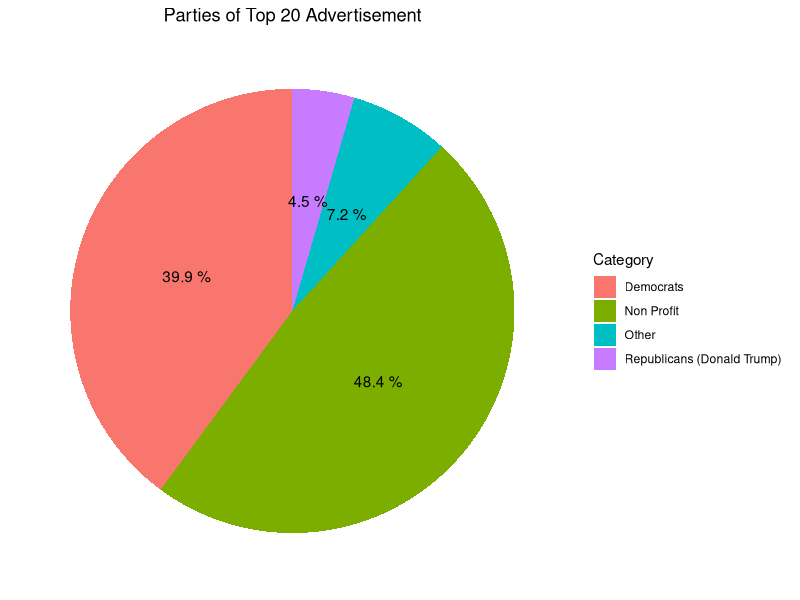

The R source for this figure: (Note: this script raises an error after producing the figure.)
## ---- chunk 1
knitr::opts_chunk$set(echo = TRUE)
## ---- chunk 2
library(ggplot2)
democrats <- 145 + 128 + 118 + 97 + 94 + 73 + 71 + 61
  republicans <- 89
  non_profit <- 255 + 126 + 121 + 91 + 84 + 77 + 70 + 68 + 62
  Other <- 78 + 65
  Totalads <- democrats + republicans + non_profit + Other
  Party <-
    data.frame(
      Parties = c(
        "Democrats",
        "Republicans (Donald Trump)",
        "Non Profit", "Other"
      ),
      Count = c(
        democrats,
        republicans,
        non_profit,
        Other
      )
    )
  ggplot(Party, aes(x = "", y = Count, fill = factor(Parties))) +
    geom_bar(width = 1, stat = "identity") +
    geom_text(aes(label = paste(round(Count / Totalads * 100, 1), "%")),
      position = position_stack(vjust = 0.5)
    ) +
    theme_classic() +
    theme(
      plot.title = element_text(hjust = 0.5),
      axis.line = element_blank(),
      axis.text = element_blank(),
      axis.ticks = element_blank()
    ) +
    labs(
      fill = "Category",
      x = NULL,
      y = NULL,
      title = "Parties of Top 20 Advertisement"
    ) +
    coord_polar("y")
## ---- chunk 3
audience_of_campaign(ad_group_df)
